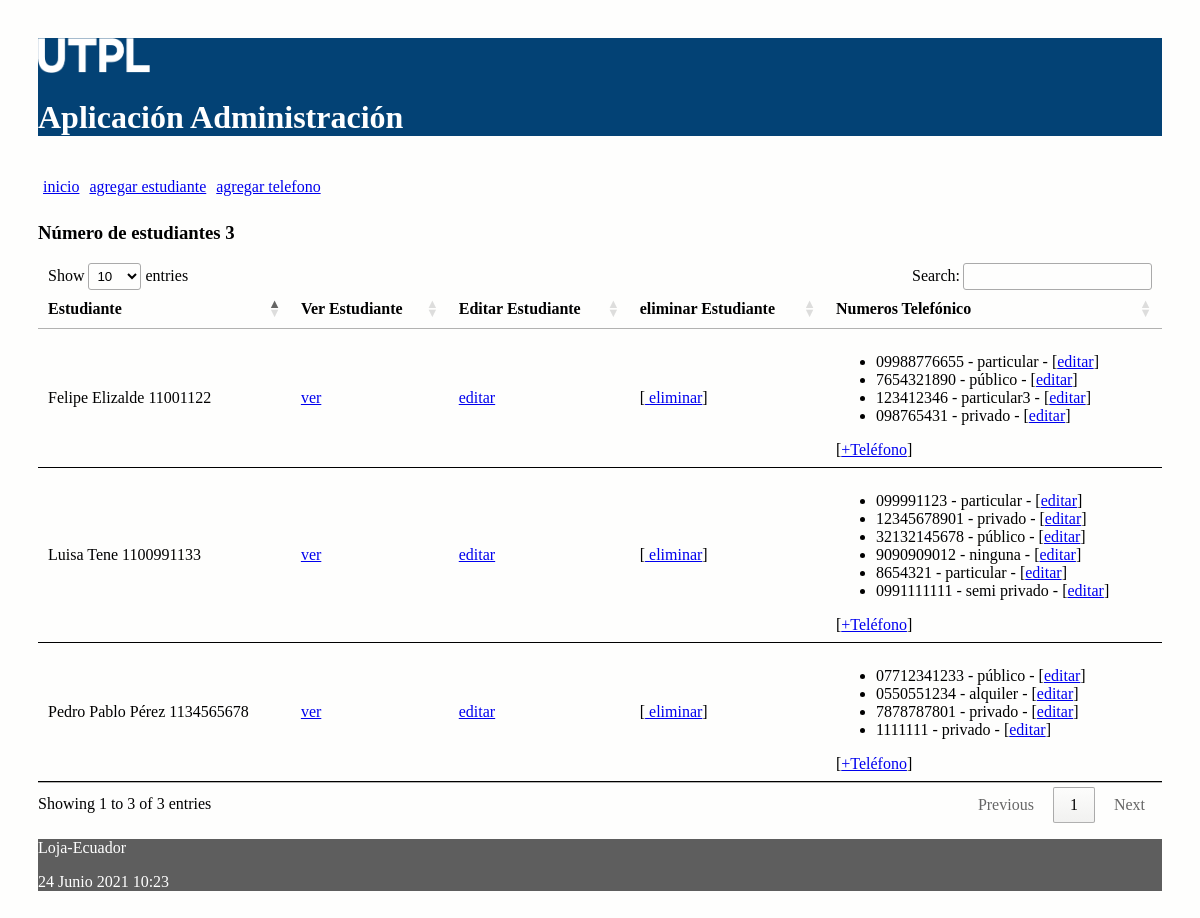
The page / on the database its author committed.
### administrativo/models.py (models this page shows, shortened)
class Estudiante(models.Model):
    nombre = models.CharField(max_length=30)
    apellido = models.CharField(max_length=30)
    cedula = models.CharField(max_length=30, unique=True)
    def __str__(self):
        return "%s %s %s" % (self.nombre,
                self.apellido,
                self.cedula)

class NumeroTelefonico(models.Model):
    telefono = models.CharField(max_length=100)
    tipo = models.CharField(max_length=100)
    estudiante = models.ForeignKey(Estudiante, on_delete=models.CASCADE,
            related_name="numeros_telefonicos")

### administrativo/views.py (the view)
# urls.py: path('', views.index, name='index'),
def index(request):
    estudiantes = Estudiante.objects.all()
    informacion_template = {'estudiantes': estudiantes, 'numero_estudiantes': len(estudiantes)}
    return render(request, 'index.html', informacion_template)

### administrativo/templates/index.html (shortened to what this page needs)
{% extends "master.html" %}
{% block content %}
<h3>Número de estudiantes {{ numero_estudiantes }}</h3>
<table id="tabla_datos">
  <thead>
    <tr>
      <th>Estudiante</th>
      <th>Ver Estudiante</th>
      <th>Editar Estudiante</th>
      <th>eliminar Estudiante</th>
      <th>Numeros Telefónico </th>
    </tr>
  </thead>
  {% for e in estudiantes %}
  <tr>
    <td> {{e}} </td>
    <td> <a href="{% url 'obtener_estudiante' e.id %}">ver</a> </td>
    <td> <a href="{% url 'editar_estudiante' e.id %}">editar</a> </td>
    <td>
      [<a href="{% url 'eliminar_estudiante' e.id %}"
      onclick="return confirm('¿Está seguro de la eliminación?')" >
      eliminar</a>]
    </td>
    <td>
      <ul>
        {% for t in e.numeros_telefonicos.all %}
          <li>
            <span>{{t.telefono}} - {{t.tipo}} - [<a href="{% url 'editar_numero_telefonico' t.id %}">editar</a>] </span>
          </li>
        {% endfor %}
      </ul>
        [<a href="{% url 'crear_numero_telefonico_estudiante' e.id%}">+Teléfono</a>]
    </td>
  </tr>
  {% endfor %}
</table>
{% endblock %}

### administrativo/templates/master.html (shortened to what this page needs)
<!DOCTYPE html>
<html>
  <head>
    {% load static %}
    <link rel="stylesheet" type="text/css" href="{% static 'css/estilos.css' %}">
    <link rel="stylesheet" type="text/css" href="https://cdn.datatables.net/1.10.25/css/jquery.dataTables.min.css">
  </head>
  <body>
  <header>
    <img src="{% static 'images/logo.png' %}" height="10%" width="10%" alt="My image">
    <h1>Aplicación Administración </h1>
    <nav class="top_menu">
      <ul>
        <li><a href="{% url 'index' %}">inicio</a></li>
        <li><a href="{% url 'crear_estudiante' %}">agregar estudiante</a></li>
        <li><a href="{% url 'crear_numero_telefonico' %}">agregar telefono</a></li>
      </ul>
    </nav>
  </header>
  <section>
      {% block content %}
      {% endblock %}
  </section>
    <footer>
      <p>Loja-Ecuador</p>
      <p>{% now "j F Y H:i" %}</p>
    </footer>
  </body>
</html>

### administrativo/static/css/estilos.css (style rules this page uses)
body { background: #FEFEFD; padding: 30px; }
header { background: #034275; color: #FFF; }
section { width: 100%; }
th, td { padding: 15px; border-bottom: 1px solid black; }
.top_menu ul { list-style:none; float:left; padding: 5px; width:95%; }
.top_menu ul li { float:left; margin-right:10px; margin-bottom:5px; text: #FFF; }
footer { background: #5E5E5E; color: #FFF; }

### rows shown on the page
Estudiante: nombre+apellido+cedula "Luisa Tene 1100991133"
NumeroTelefonico: telefono "099991123", tipo "particular"
NumeroTelefonico: telefono "12345678901", tipo "privado"
NumeroTelefonico: telefono "32132145678", tipo "público"
NumeroTelefonico: telefono "9090909012", tipo "ninguna"
NumeroTelefonico: telefono "8654321", tipo "particular"
NumeroTelefonico: telefono "0991111111", tipo "semi privado"
Estudiante: nombre+apellido+cedula "Pedro Pablo Pérez 1134565678"
NumeroTelefonico: telefono "07712341233", tipo "público"
NumeroTelefonico: telefono "0550551234", tipo "alquiler"
NumeroTelefonico: telefono "7878787801", tipo "privado"
NumeroTelefonico: telefono "1111111", tipo "privado"
Estudiante: nombre+apellido+cedula "Felipe Elizalde 11001122"
NumeroTelefonico: telefono "09988776655", tipo "particular"
NumeroTelefonico: telefono "7654321890", tipo "público"
NumeroTelefonico: telefono "123412346", tipo "particular3"
NumeroTelefonico: telefono "098765431", tipo "privado"

### other values the page prints
{{ numero_estudiantes }} "3"
